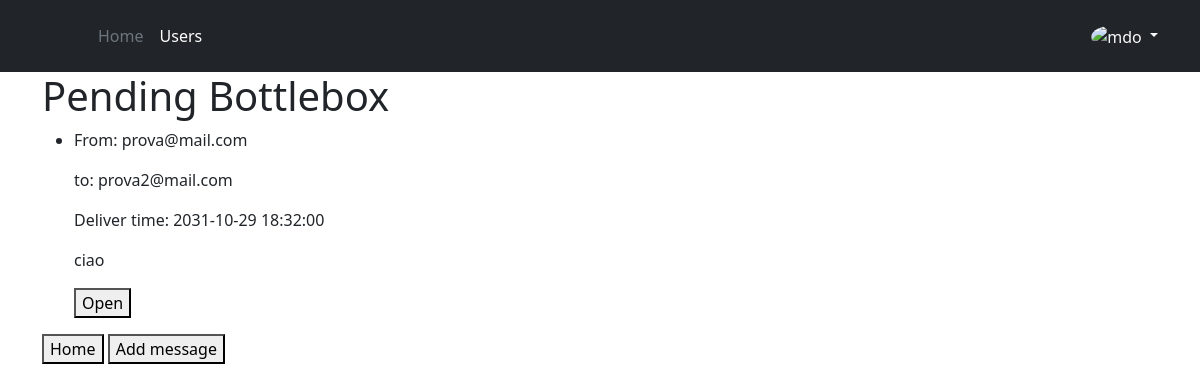
/bottlebox/pending (signed in), run on the app's committed database.
### monolith/database.py (models this page shows, shortened)
class User(db.Model):
    __tablename__ = 'user'
    id = db.Column(db.Integer, primary_key=True, autoincrement=True)
    email = db.Column(db.Unicode(128), unique=True, nullable=False)
    firstname = db.Column(db.Unicode(128))
    lastname = db.Column(db.Unicode(128))
    password = db.Column(db.Unicode(128))
    date_of_birth = db.Column(db.Date)
    is_active = db.Column(db.Boolean, default=True)
    is_admin = db.Column(db.Boolean, default=False)
    is_anonymous = False
    has_picture = db.Column(db.Boolean, default=False)  # has the user a personal profile picture
    '''
    TODO 2nd priority stuffs
    lottery_points = db.Column(db.integer, default=0)
    content_filter_enabled = db.Column(db.Boolean, default=False)
    '''
    sent_messages = db.relationship('Message', backref='sender', lazy=True)
    received_messages = db.relationship('Message_Recipient', backref='recipient', lazy=True)
    reported_messages = db.relationship('Report', backref='reporter', lazy=True)
    @property
    def is_authenticated(self):
        return self._authenticated

class Message(db.Model):
    __tablename__ = 'message'
    id = db.Column(db.Integer, primary_key=True, autoincrement=True)
    sender_id = db.Column(db.Integer, db.ForeignKey('user.id'), nullable=False)
    content = db.Column(db.Unicode(700), nullable=False)
    is_sent = db.Column(db.Boolean, default = False)
    is_delivered = db.Column(db.Boolean, default = False)
    deliver_time = db.Column(db.DateTime)
    recipients = db.relationship('Message_Recipient', backref='message_recipient.recipient_id', lazy=True)
    reports = db.relationship('Report', backref='message_report', lazy=True)

### monolith/views/bottlebox.py (the view)
@bottlebox.route('/bottlebox/pending', methods=['GET'])
def show_pending():
    bottlebox_logic = BottleBoxLogic()
    all_users = bottlebox_logic.retrieving_all_users()
    msg = bottlebox_logic.retrieving_messages(current_user.id,1)
    return render_template('bottlebox.html', messages = msg, users = all_users, label = 'Pending')

### monolith/auth.py (called while the page is built)
@login_manager.user_loader
def load_user(user_id):
    user = User.query.get(user_id)
    if user is not None:
        user._authenticated = True
    return user

### monolith/bottlebox_logic.py (called while the page is built)
    def retrieving_all_users(self):
        return db.session.query(User).where(User.is_admin == False)

    def  retrieving_messages(self,user_id,type):
        today = datetime.datetime.now()
        if type == 1: #pending
            return db.session.query(Message).where(Message.sender_id == user_id).where(Message.is_sent == True).where(Message.is_delivered == False).where(Message.deliver_time > today)
        elif type == 2: #received
            return Message.query.join(Message_Recipient, Message.id == Message_Recipient.id).where(Message_Recipient.recipient_id == user_id).where(Message.is_sent == True).where(Message.is_delivered == True).where(Message.deliver_time <= today)
        elif type == 3: #delivered
            return db.session.query(Message).where(Message.sender_id == user_id).where(Message.is_sent == True).where(Message.is_delivered == True).where(Message.deliver_time <= today)

### monolith/templates/bottlebox.html (shortened to what this page needs)
{% extends "layout.html" %}
{% block content %}
<h1>{{ label }} Bottlebox</h1>
<ul>
  {% for msg in messages: %}
  <li>
    <p>{% for user in users: %} {% if user.id == msg.sender_id %}  From: {{user.email}} {% endif %} {% endfor %}</p>
    <p>{% for recipient in msg.recipients: %} {% for user in users: %} {% if user.id == recipient.recipient_id %}  to: {{user.email}} {% endif %} {% endfor %} {% endfor %}</p>
    <p>Deliver time: {{msg.deliver_time}}</p>
    <p>{{msg.content}}</p>
    <p> <button onclick="location.href = '/message/{{msg.id}}'" id="homeButton" class="float-left submit-button" >Open</button></p>
  </li>
  {% endfor %}
</ul>
<button onclick="location.href = '/';" id="homeButton" class="float-left submit-button" >Home</button>
<button onclick="location.href = '/test_message';" id="homeButton" >Add message</button>
{% endblock %}

### monolith/templates/layout.html (shortened to what this page needs)
<!doctype html>
<html lang="en">
{% block head %}
<head>
    <link href="https://cdn.jsdelivr.net/npm/bootstrap@5.1.3/dist/css/bootstrap.min.css" rel="stylesheet"
>
    <link href="{{ url_for('static',filename='style/style.css') }}" type="text/css" rel="stylesheet">
</head>
{% endblock %}
<body>
    {% block header %}
    <header class="p-3 bg-dark text-white">
        <div class="container">
            <div class="d-flex flex-wrap align-items-center justify-content-center justify-content-lg-start">
                <a href="/" class="d-flex align-items-center mb-2 mb-lg-0 text-white text-decoration-none">
                    <svg class="bi me-2" width="40" height="32" role="img" aria-label="Bootstrap">
                        <use xlink:href="#bootstrap"></use>
                    </svg>
                </a>
                <ul class="nav col-12 col-lg-auto me-lg-auto mb-2 justify-content-center mb-md-0">
                    <li><a href="/" class="nav-link px-2 text-secondary">Home</a></li>
                    <li><a href="/users" class="nav-link px-2 text-white">Users</a></li>
                </ul>
                {% if current_user.is_authenticated %}
                <div class="dropdown text-end">
                    <a href="#" class="d-block link-light text-decoration-none dropdown-toggle" id="dropdownUser1"
                        data-bs-toggle="dropdown" aria-expanded="false">
                        <img src="https://github.com/mdo.png" alt="mdo" width="32" height="32" class="rounded-circle">
                    </a>
                </div>
                {% else %}
                <div class="text-end">
                    <a href="/login" role="button" class="btn btn-outline-light me-2">Login</a>
                    <a href="/register" role="button" class="btn btn-warning">Sign-up</a>
                </div>
                {% endif %}
            </div>
        </div>
    </header>
    {% endblock %}
    <div class="container">
        {% block content %}{% endblock %}
    </div>
</body>
</html>

### monolith/static/style/style.css (style rules this page uses)
html, body { height: 100%; }

### data on the page
Message: deliver_time "2031-10-29 18:32:00", content "ciao"
User: email "prova@mail.com"
User: email "prova2@mail.com"

### other printed values
{{ label }} "Pending"
